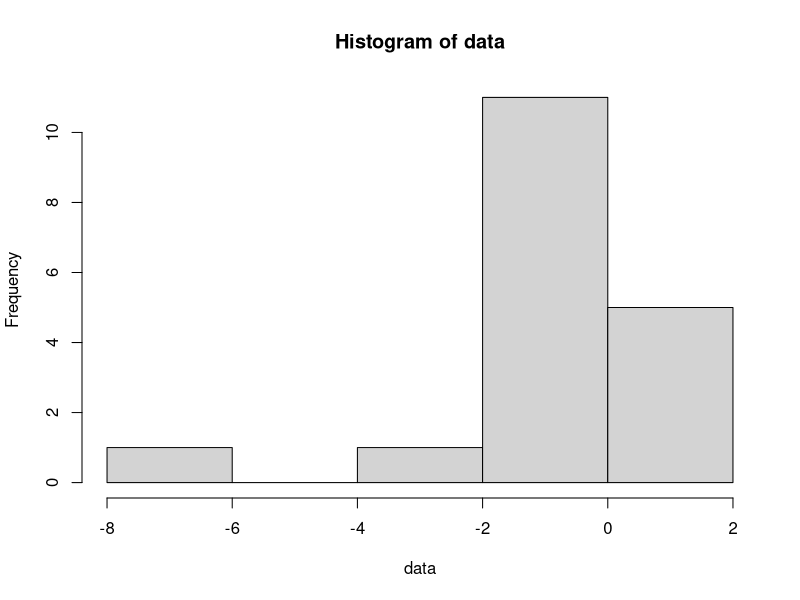

Recreate this plot in R.
## ---- chunk 1
set.seed(101)
data <- rt(n=18, 3)
hist(data)
